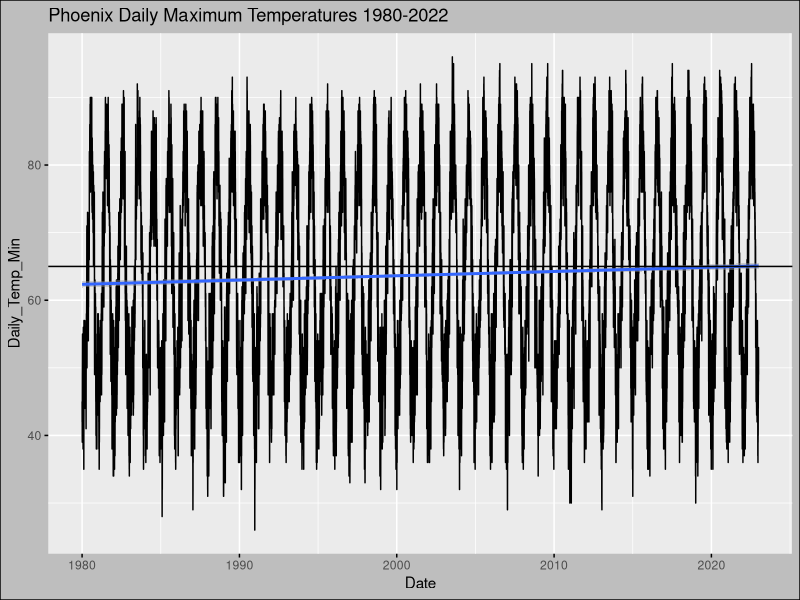
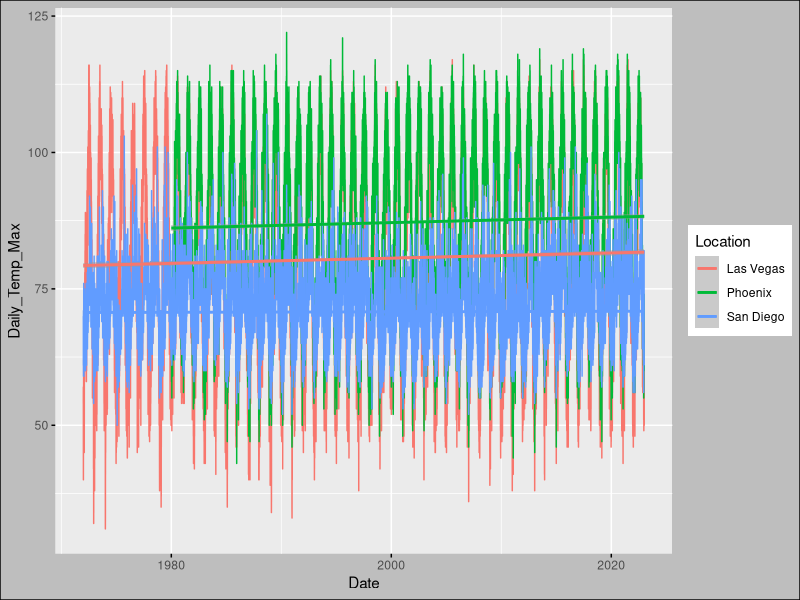
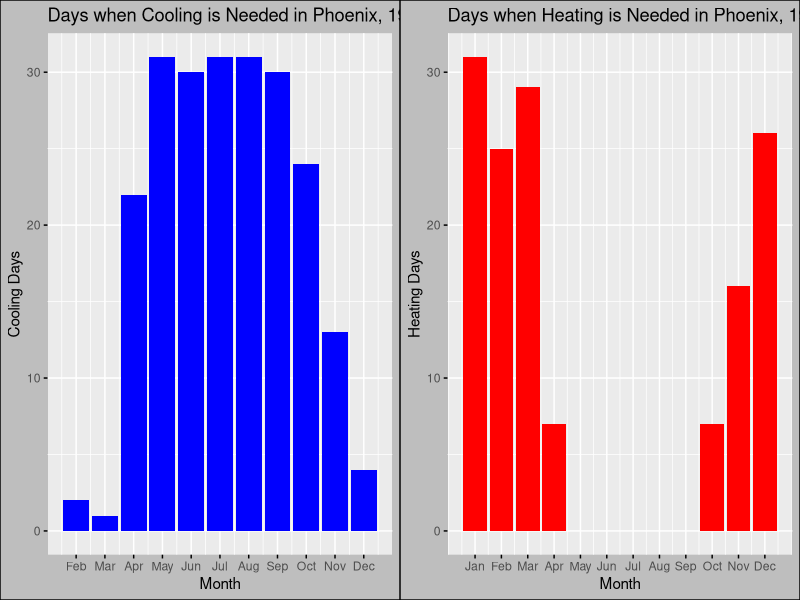
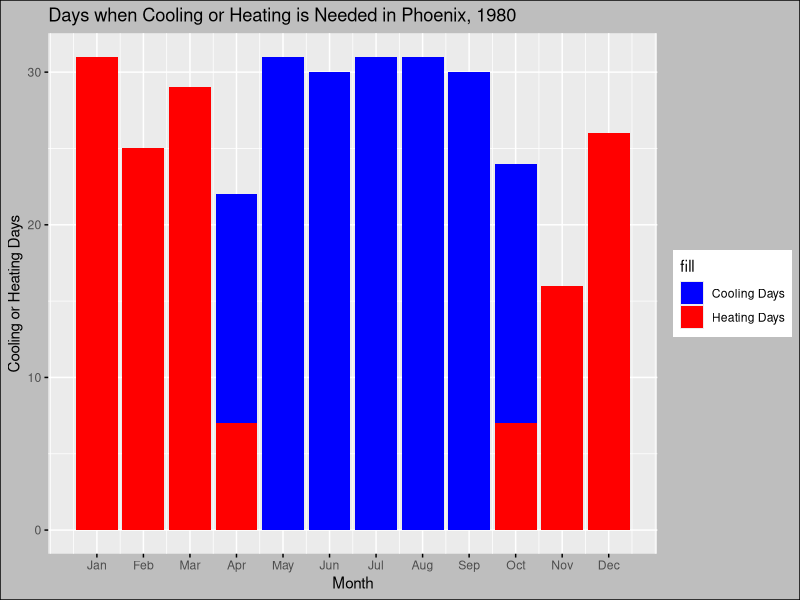

Write the R code that produced these figures, in order.
## ---- chunk 1
knitr::opts_chunk$set(echo = TRUE)
#install.packages(ggplot2)
#install.packages(ggpthemes)
#install.cowplot

library(tidyverse)
library(lubridate)
library(here)
library(ggplot2)
library(ggthemes)
library(cowplot)

# Working Directory with the here() command
here()
## ---- chunk 2
Phoenix <- read.csv(here("./Data/Processed/PhoenixAZ_processed.csv"),
                    stringsAsFactors = TRUE) %>% 
  mutate(Date = ymd(Date))

FountainHills <- read.csv(here("./Data/Processed/FountainHillsAZ_processed.csv"),
                          stringsAsFactors = TRUE) %>% 
  mutate(Date = ymd(Date))

LasVegas <- read.csv(here("./Data/Processed/LasVegasNV_processed.csv"),
                     stringsAsFactors = TRUE) %>% 
  mutate(Date = ymd(Date))

Pahrump <- read.csv(here("./Data/Processed/PahrumpNV_processed.csv"),
                    stringsAsFactors = TRUE) %>% 
  mutate(Date = ymd(Date))

SanDiego <- read.csv(here("./Data/Processed/SanDiegoCA_processed.csv"),
                     stringsAsFactors = TRUE) %>%
  mutate(Date = ymd(Date))

Ramona <- read.csv(here("./Data/Processed/RamonaCA_processed.csv"),
                   stringsAsFactors = TRUE) %>% 
  mutate(Date = ymd(Date))
## ---- chunk 3
#1. Create a column for heating degrees with 0s
#2. Create a column for heating degrees with 0s
#3. Calculate heating degrees by finding the mean temp that's below 65F then
#subtracting the mean temp from 65
#4. Calculate cooling degrees by finding the mean temp that's above 65F then
#subtracting 65 from the mean temp

Phoenix$Heat_Degrees <- rep(0)
Phoenix$Cool_Degrees <- rep(0)
Phoenix$Heat_Degrees [Phoenix$Temp_Avg < 65] <-
  65 - Phoenix$Temp_Avg [Phoenix$Temp_Avg < 65]
Phoenix$Cool_Degrees [Phoenix$Temp_Avg > 65] <-
  Phoenix$Temp_Avg [Phoenix$Temp_Avg > 65] - 65

FountainHills$Heat_Degrees <- rep(0)
FountainHills$Cool_Degrees <- rep(0)
FountainHills$Heat_Degrees [FountainHills$Temp_Avg < 65] <-
  65 - FountainHills$Temp_Avg [FountainHills$Temp_Avg < 65]
FountainHills$Cool_Degrees [FountainHills$Temp_Avg > 65] <-
  FountainHills$Temp_Avg [FountainHills$Temp_Avg > 65] - 65

LasVegas$Heat_Degrees <- rep(0)
LasVegas$Cool_Degrees <- rep(0)
LasVegas$Heat_Degrees [LasVegas$Temp_Avg < 65] <-
  65 - LasVegas$Temp_Avg [LasVegas$Temp_Avg < 65]
LasVegas$Cool_Degrees [LasVegas$Temp_Avg > 65] <-
  LasVegas$Temp_Avg [LasVegas$Temp_Avg > 65] - 65

Pahrump$Heat_Degrees <- rep(0)
Pahrump$Cool_Degrees <- rep(0)
Pahrump$Heat_Degrees [Pahrump$Temp_Avg < 65] <-
  65 - Pahrump$Temp_Avg [Pahrump$Temp_Avg < 65]
Pahrump$Cool_Degrees [Pahrump$Temp_Avg > 65] <-
  Pahrump$Temp_Avg [Pahrump$Temp_Avg > 65] - 65

SanDiego$Heat_Degrees <- rep(0)
SanDiego$Cool_Degrees <- rep(0)
SanDiego$Heat_Degrees [SanDiego$Temp_Avg < 65] <-
  65 - SanDiego$Temp_Avg [SanDiego$Temp_Avg < 65]
SanDiego$Cool_Degrees [SanDiego$Temp_Avg > 65] <-
  SanDiego$Temp_Avg [SanDiego$Temp_Avg > 65] - 65

Ramona$Heat_Degrees <- rep(0)
Ramona$Cool_Degrees <- rep(0)
Ramona$Heat_Degrees [Ramona$Temp_Avg < 65] <-
  65 - Ramona$Temp_Avg [Ramona$Temp_Avg < 65]
Ramona$Cool_Degrees [Ramona$Temp_Avg > 65] <-
  Ramona$Temp_Avg [Ramona$Temp_Avg > 65] - 65
## ---- chunk 4
theme_EDA <- theme_base() +
  theme(
      axis.ticks = element_line(
      color = "black"
    ),
    plot.background = element_rect(
      color = "black",
      fill = "gray"
    ),
    legend.position = "right",
    complete = TRUE
  )
theme_set(theme_EDA)
## ---- chunk 5
ggplot(Phoenix,
       aes(x = Date, y = Daily_Temp_Min)) +
         geom_line() + 
  geom_smooth (method = lm)+
  labs( title = "Phoenix Daily Maximum Temperatures 1980-2022")+
  geom_hline(yintercept = 65)

Three_cities <- rbind(LasVegas,
                      Phoenix,
                      SanDiego)

ggplot(Three_cities, aes(x = Date, y = Daily_Temp_Max, color = Location)) +
  geom_line() +
  geom_smooth(method=lm)
## ---- chunk 6
Phoenix_Heat_1980 <- Phoenix %>%
  group_by(Heat_Degrees) %>%
  filter(Year == "1980", Heat_Degrees != 0) %>%
  select(Date, Month, Heat_Degrees)

Phoenix_Cool_1980 <- Phoenix %>%
  group_by(Cool_Degrees) %>%
  filter(Year == "1980", Cool_Degrees != 0) %>%
  select(Date, Month, Cool_Degrees)

plot_Phoenix_1980_Heat <- ggplot(Phoenix_Heat_1980, aes(x = Month)) +
  geom_bar(fill = "red") +
  scale_x_continuous(breaks = seq_along(month.abb), labels = month.abb) +
  labs(title = "Days when Heating is Needed in Phoenix, 1980", x = "Month", y = "Heating Days")

plot_Phoenix_1980_Cool <- ggplot(Phoenix_Cool_1980, aes(x = Month)) +
  geom_bar(fill = "blue") +
  scale_x_continuous(breaks = seq_along(month.abb), labels = month.abb) +
  labs(title = "Days when Cooling is Needed in Phoenix, 1980", x = "Month", y = "Cooling Days")

grid_Phoenix_1980_HeatCoolDays <- plot_grid(plot_Phoenix_1980_Cool, plot_Phoenix_1980_Heat)
print(grid_Phoenix_1980_HeatCoolDays)

#instead of count do percentage

plot_Phoenix_1980_HeatCoolDays <- ggplot() +
  geom_bar(data = Phoenix_Cool_1980, aes(x = Month, fill = "Cooling Days")) +
  geom_bar(data = Phoenix_Heat_1980, aes(x = Month, fill = "Heating Days")) +
  scale_x_continuous(breaks = seq_along(month.abb), labels = month.abb) +
  labs(title = "Days when Cooling or Heating is Needed in Phoenix, 1980", x = "Month", y = "Cooling or Heating Days") + 
  scale_fill_manual(values = c("blue", "red"))
print(plot_Phoenix_1980_HeatCoolDays)
